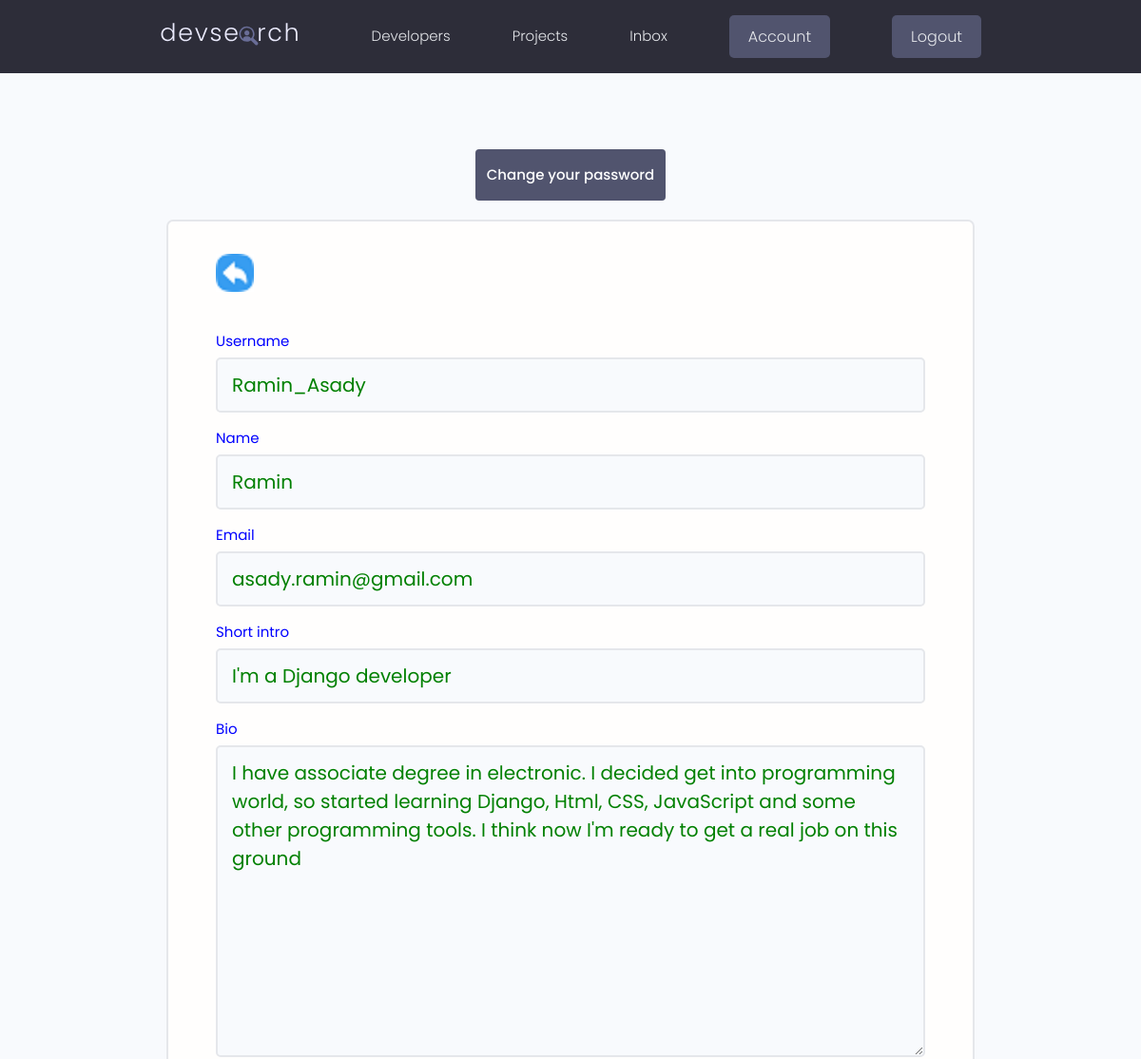
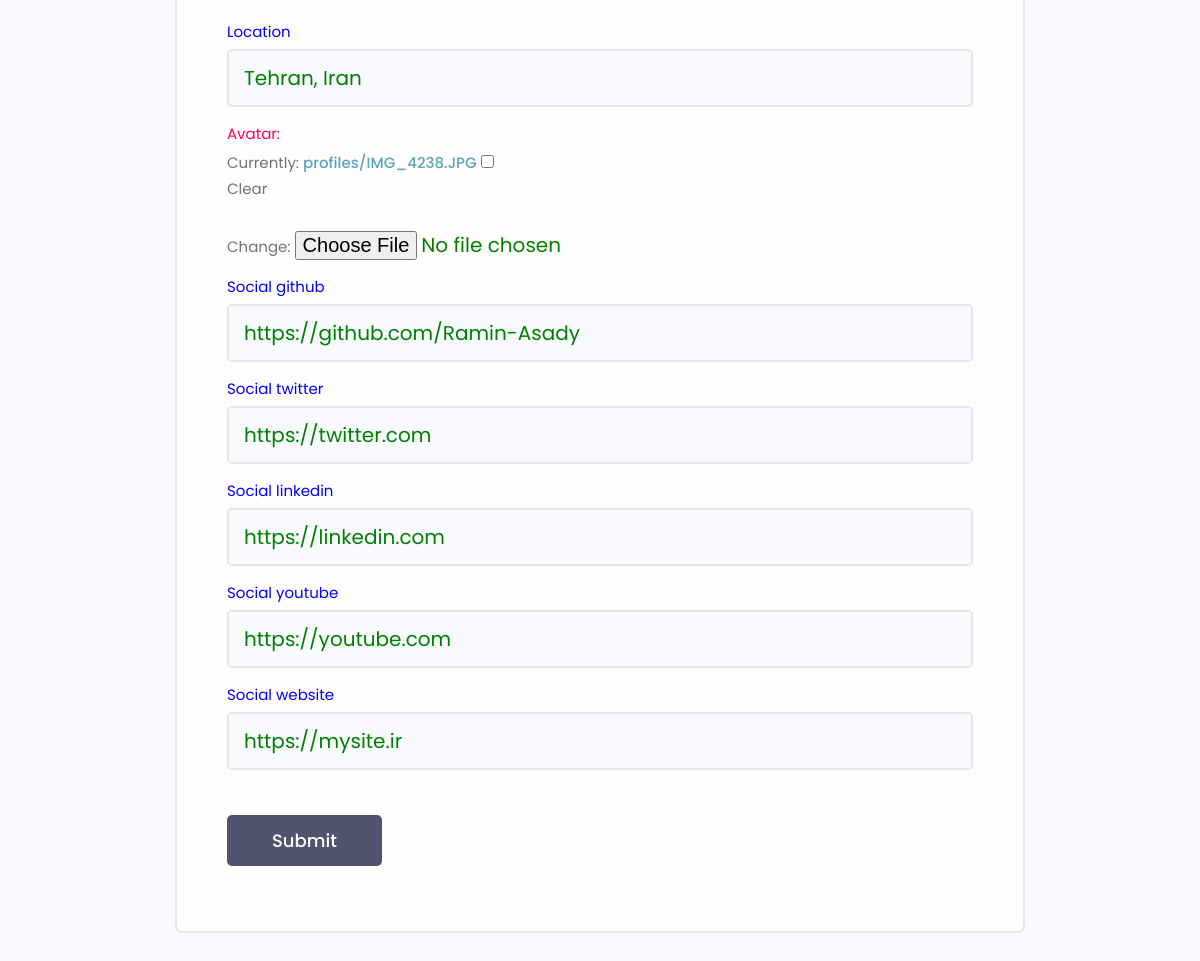
The page /edit_account/ (signed in) on the database its author committed (2 pictures, top to bottom).
### users/models.py (models this page shows, shortened)
class Profile(models.Model):
    user=models.OneToOneField(User,null=True,blank=True,on_delete=models.CASCADE)
    name=models.CharField(max_length=200,null=True,blank=True)
    username=models.CharField(max_length=200,null=True,blank=True)
    email=models.EmailField(max_length=500,null=True,blank=True)
    short_intro=models.CharField(max_length=200,null=True,blank=True)
    bio=models.TextField(null=True,blank=True)
    location=models.CharField(max_length=200,null=True,blank=True)
    profile_image=models.ImageField(null=True,blank=True,upload_to='profiles/',default='profiles/user-default.png')
    social_github=models.CharField(max_length=200,null=True,blank=True)
    social_twitter=models.CharField(max_length=200,null=True,blank=True)
    social_linkedin=models.CharField(max_length=200,null=True,blank=True)
    social_youtube=models.CharField(max_length=200,null=True,blank=True)
    social_website=models.CharField(max_length=200,null=True,blank=True)
    created=models.DateTimeField(auto_now_add=True)
    id=models.UUIDField(default=uuid.uuid4,unique=True,primary_key=True,editable=False)
    class Meta():
        ordering=['-created']

### users/views.py (the view)
# urls.py: path('edit_account/', views.editAccount , name="edit_account"),
@login_required(login_url='login')
def editAccount(request):
    profile=request.user.profile
    form=ProfileForm(instance=profile)
    if request.method == "POST":
        form=ProfileForm(request.POST, request.FILES ,instance=profile)
        if form.is_valid():
            form.save()
            messages.success(request,'You are successfully edited your profile!')
            return redirect('account')
    context={'form':form}
    return render(request,'edit_account.html',context)

### users/forms.py
class ProfileForm(ModelForm):
    class Meta:
        model=Profile
        fields=['username','name','email','short_intro','bio','location',
               'profile_image','social_github','social_twitter',
                'social_linkedin','social_youtube','social_website']
        labels={'profile_image':'Avatar:'}
    def __init__(self,*args,**kwargs):
        super(ProfileForm,self).__init__(*args,**kwargs)
        for name,field in self.fields.items():
                field.widget.attrs.update({'class':'input' , 'style':"font-size:20px;color:green;"})

### users/templates/edit_account.html (shortened to what this page needs)
{% extends 'main.html' %}
{% load static %}
{% block content %}
<main class="formPage my-xl">
    <div class="pass-change btn--sub">
        <a href="{% url 'password_change' %}">Change your password</a>
    </div>
    <div class="content-box">
        <div class="formWrapper">
            <a class="backButton" href="{% url 'account' %}"><img src="{% static 'images/thumbnail/BackButton.png/' %}"></a>
            <br>
            <form class="form" method="POST" action="" enctype="multipart/form-data">
                {% for field in form %}
                <div class="form__field">
                    {% if field.label == 'Avatar:'%}
                    <label for="formInput#text" id="col-red" >{{field.label}}</label>
                    {% else %}
                    <label for="formInput#text" id="col-blue" >{{field.label}}</label>
                    {% endif %}
                    {{field}}
                </div>
                {% endfor %}
                <input class="btn btn--sub btn--lg  my-md" type="submit" value="Submit" />
            </form>
        </div>
    </div>
</main>
{% endblock %}

### static/css/app.css (style rules this page uses)
:root { --color-sub: #2d2d39; }
.btn--sub { background-color: var(--color-sub-light); }
img { width: 100%; }
.content-box { width: 95%; max-width: 85rem; margin: 0 auto; }
.backButton { background: var(--color-main-light); color: var(--color-main); width: 4rem; height: 4rem; display: flex; align-items: center; justify-content: center; border-radius: 50%; }
.formPage .formWrapper { list-style: none; background: var(--color-white); padding: 3.5rem 5rem; border: 2px solid var(--color-light); border-radius: 0.7rem; }
.pass-change { width: 200px; margin:0 auto; margin-bottom:20px; border-radius: 4px; text-align: center; }
.pass-change a { padding-top:1em; padding-bottom:1em; color:white; }
#col-blue { color:blue; }
#col-red { color:rgb(255, 0, 89); }

### static/uikit/styles/modules/_variables.css (style rules this page uses)
:root { --color-main: #5aa5b9; --color-main-light: #e6faff; --color-sub: #3f4156; --color-sub-light: #51546e; --color-sub-lighter: #ededfd; --color-text: #737373; --color-gray: #8b8b8b; --color-light: #e5e7eb; --color-light-gray: #767676; --color-bg: #f8fafd; --color-white: #fffefd; --color-white-light: #f3f3f3; --color-success: #359e64; --color-success-bg: #def8e8; --color-error: #fc4b0b; --color-error-bg: #fff2ee; --font-base: 'Poppins', arial, helvetica, 'Segoe UI', roboto, ubuntu, sans-serif; --font-monospace: 'Fira Code', 'Courier New', courier, monospace; --font-regular: 300; --font-medium: 500; --font-bold: 700; --generic-shadow: 1px 1px 5px #00000010; --generic-transition: all 0.3s ease-in-out; }

### static/uikit/styles/modules/_base.css (style rules this page uses)
* { margin: 0; padding: 0; box-sizing: border-box; text-rendering: optimizeLegibility; color: inherit; font-size: inherit; }
html { font-size: 50%; }
@media only screen and (min-width: 480px) { html { font-size: 56.25%; } }
@media only screen and (min-width: 1200px) { html { font-size: 62.5%; } }
body { line-height: 1.6; font-weight: 400; font-size: 1.5rem; color: var(--color-text); background-color: var(--color-bg); min-height: 100vh; }

### static/uikit/styles/modules/_typography.css (style rules this page uses)
* { font-family: var(--font-base); }
a { padding-bottom: 2px; text-decoration: none; display: inline-block; color: var(--color-main); font-weight: var(--font-medium); }

### static/uikit/styles/modules/_utilities.css (style rules this page uses)
.my-md { margin: 3rem auto; }
.my-xl { margin: 8rem auto; }

### static/uikit/styles/modules/_button.css (style rules this page uses)
.btn { display: inline-block; position: relative; cursor: pointer; background-color: var(--color-light); font-weight: var(--font-medium); color: var(--color-sub); text-decoration: none; padding: 1rem 2rem; border-radius: 0.5rem; border: none; width: -webkit-fit-content; width: -moz-fit-content; width: fit-content; height: -webkit-fit-content; height: -moz-fit-content; height: fit-content; font-size: 1.6rem; outline-width: 0; outline-color: transparent; -webkit-backface-visibility: hidden; backface-visibility: hidden; transition: all 0.3s ease-in-out; }
.btn--sub { background-color: var(--color-sub); color: var(--color-white); }
.btn--lg { font-size: 1.8rem; padding: 1.2rem 4.5rem; }

### static/uikit/styles/modules/_form.css (style rules this page uses)
.form { display: block; }
.form__field { margin-top: 1.5rem; margin-bottom: 1.5rem; }
.form__label, .form__field > label { display: block; margin-bottom: 0.5rem; color: var(--color-text); }
input.input[type='text'], input.input[type='email'], input.input[type='password'], input.input[type='number'], textarea.input { min-width: 24rem; width: 100%; padding: 1.2rem 1.5rem; border-radius: 0.5rem; border: 2px solid var(--color-light); transition: all 0.3s ease-in-out; background-color: var(--color-bg); }

### rows shown on the page
Profile: form "Ramin_Asady" "Ramin" "asady.ramin@gmail.com" "I'm a Django developer" "I have associate degree in electronic. I decided get into programming world, so started learning Django, Html, CSS, JavaScript and some other programming tools. I think now I'm ready to get a real job on this ground" "Tehran, Iran" "https://github.com/Ramin-Asady" "https://twitter.com" "https://linkedin.com" "https://youtube.com" "https://mysite.ir"

### other values the page prints
{{ field.label }} "Username" "Name" "Email" "Short intro" "Bio" "Location" "Social github" "Social twitter" "Social linkedin" "Social youtube" "Social website"
{{ field.label }} "Avatar:"
